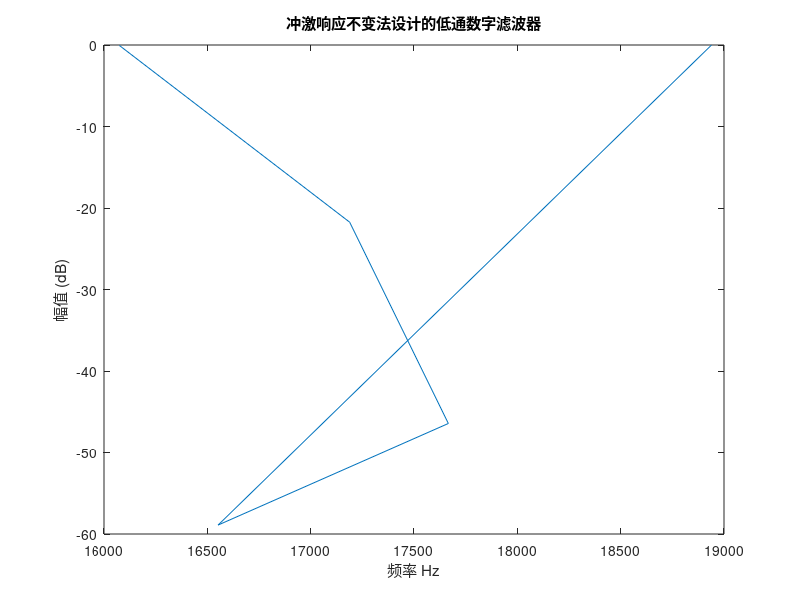
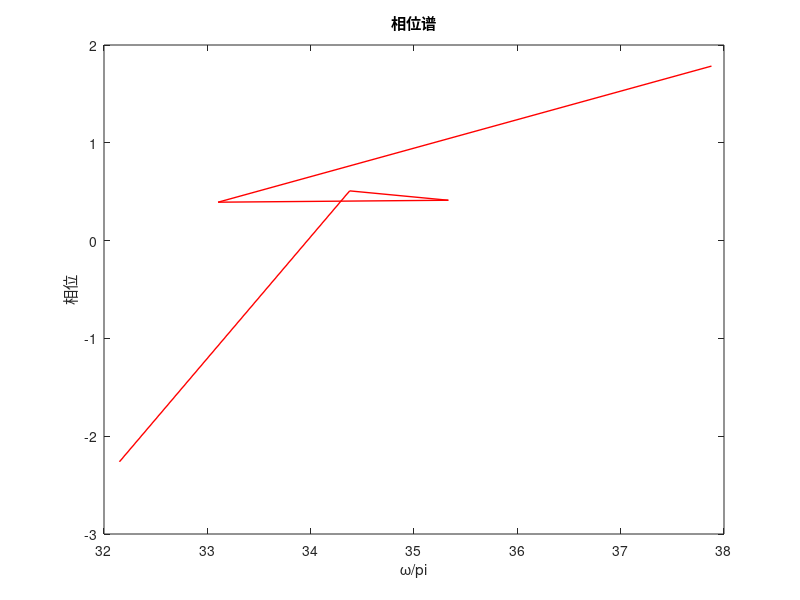

Reproduce these figures in MATLAB, in order.
clc; clear; close all; 
T = 0.001; fc =1/T; %抽样频率
ap=1; as=10; wp = 0.2*pi; ws = 0.3*pi; %数字滤波器的技术指标要求
% * * * * *采用冲激响应不变法* * * * *
%要求数字滤波器技术指标转化成模拟滤波器技术指标
Wanp = wp*fc;     %通带截止频率
Wans = ws*fc;      %阻带截止频率
%设计模拟滤波器阶数和截止频率
[N,Wanc]=buttord(Wanp,Wans,ap,as,'s');
[b,a]=butter(N,Wanc,'s');  %设计模拟滤波器系统函数Ha(s)
[B1,A1]=impinvar(b,a,fc); %用冲激响应不变法设计数字滤波器系统函数Hz
[H1,w1]=freqz(B1,A1,'whole'); %求数字滤波器的频率响应
figure(1);
plot(w1*fc/2/pi,20*log10(abs(H1)));
xlabel('频率 Hz'); ylabel('幅值 (dB)');
title('冲激响应不变法设计的低通数字滤波器');
figure(2);
plot(w1/pi, angle(H1), '-r', 'Linewidth', 1.0); xlabel('\omega/pi'); ylabel('相位'); 
title('相位谱');
